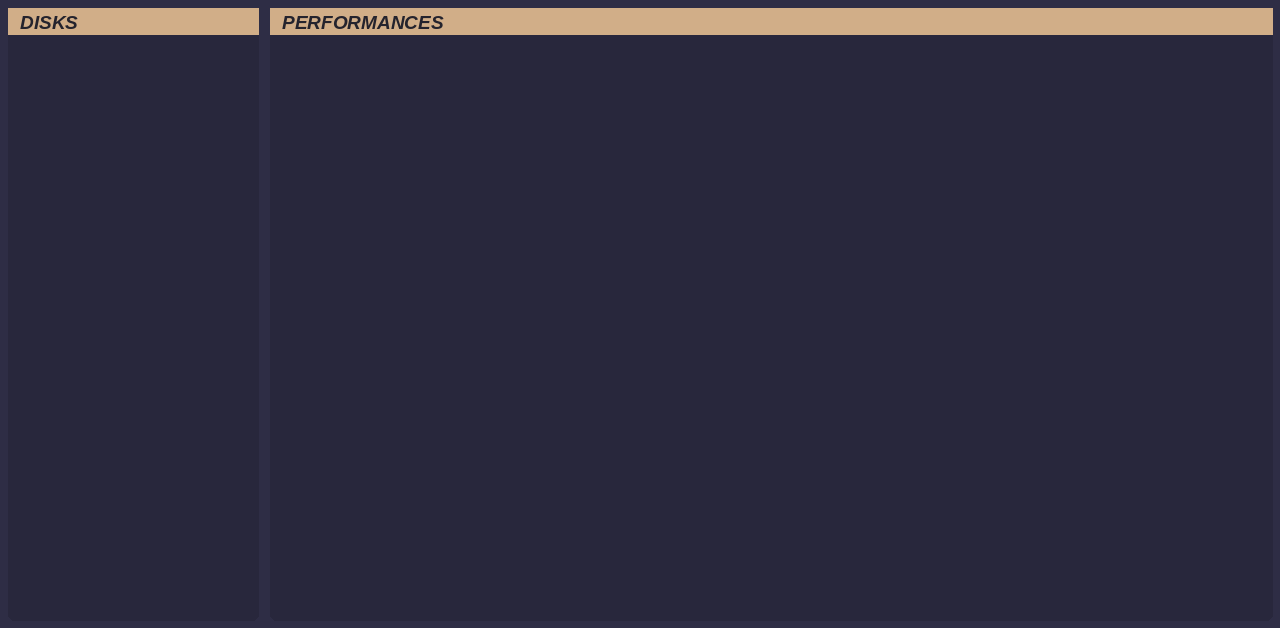
#> input picture vst/images/page_DISKS.png, 1280 x 628 px
$ python -i make_tui.py   (imports and definitions only)
#> lines starting #> are read from the running program, lines starting #| are printed output that depends on the picture
#!/usr/bin/env python3
"""Welle's native MPC skin: skins/TUI.json + skins/Q-Links.json + the PNGs they use (the SDK method, docs/SDK-PORTING.md).
MAIN is drawn here (the Wave's LCD, the 8 faders, DISK/PERFORMANCE selectors); the other tabs are generic slider pages
(every parameter reachable) until each gets its own page.
    python3 tools/make_tui.py        # -> skins/   (build-sdk.sh copies it to Plugin Skins/)"""
import hashlib, json, os, re, shutil, sys
from PIL import Image, ImageDraw, ImageFont

ROOT = os.path.dirname(os.path.dirname(os.path.abspath(__file__)))
OUT = os.path.join(ROOT, "skins")
VST_IMG = os.path.join(ROOT, "vst", "images")
FONTS = os.path.join(ROOT, "vst", "fonts")
# [4 lines not run here, left out]
KB_CHARS = "1234567890QWERTYUIOPASDFGHJKLZXCVBNM-"   # the +FAV naming keyboard's keys, appended after ui_open (tools/gen_sdk_params.py)
# [2 lines not run here, left out]
UI_STEPS = 97             # ui_open is 0..96: 0 closed, k+1 = pick-list k open


def P(key):
    return "Parameter %d" % LOCK.index(key)


# ---- a JSON writer that keeps key order and allows the overlay widgets' duplicate "version" key ------------------
class Obj:
    """An ordered JSON object that may repeat a key: Obj(("version", 2), ("version", 1), ...)."""
    def __init__(self, *pairs):
        self.pairs = list(pairs)


# [41 lines left out: functions dump, bounds, entry, not called in this run]


def bg(colour="0", image=""):
    return {"version": 1, "focussed": {"version": 1, "colour": colour, "image": image},
            "unfocussed": {"version": 1, "colour": colour, "image": image}}


def component(children, actions=None, ignore=False, background=None):
    return {"version": 2, "actions": actions or [], "backgroundData": background or bg(),
            "ignoreMousePresses": ignore, "disableCoarseDataWheel": False, "componentsData": children}


def act(on, handler, extra=""):
    return {"version": 1, "onAction": on, "handler": handler, "handleName": "Data", "additionalData": extra}


FOCUS = {"version": 1, "backgroundColour": "19ffffff", "outlineColour": "ffe81f40", "backgroundInset": 4.0, "outlineThickness": 1.0}


def text_style(h=22.0, colour="ffbea880", style="SemiBold", just="left verticallyCentred", case="Upper Case", font="Titillium Web"):
    return {"version": 1, "font": {"version": 1, "name": font, "style": style, "height": h}, "colour": colour,
            "justification": just, "case": case}


# [44 lines left out: functions label, _inherit, definitions, slider_slot_def, not called in this run]


def focus_ring(b):
    return entry("focus", "Focus", FOCUS, b, visible="WhenFocussed")


# [17 lines left out: functions fader_def, volume_def, not called in this run]


# ---- art ------------------------------------------------------------------------------------------------------------
GESTURE = os.environ.get("WELLE_GESTURE", "Instant")
NAVY, TAN, WHITE, PANEL = (46, 45, 69), (209, 174, 136), (235, 235, 240), (60, 57, 83)
TEAL, TEAL_DK, BEZEL, INK = (38, 137, 160), (8, 30, 36), (30, 40, 46), (36, 35, 45)


def font(size, bold=True):
    return ImageFont.truetype(os.path.join(FONTS, "LiberationSans-Bold.ttf" if bold else "LiberationSans-Regular.ttf"), size)


def save(im, name):
    im.save(os.path.join(OUT, name))
    return name


# [42 lines left out: functions text_button, arrow_button, red_button, blue_button, fader_strip, not called in this run]


def lcd_strip():
    shutil.copy(os.path.join(VST_IMG, "lcd_cell.png"), os.path.join(OUT, "lcd_cell.png"))
    return "lcd_cell.png"


# [16 lines left out: function knob_strip, not called in this run]


# ---- pages ----------------------------------------------------------------------------------------------------------
class Page:
    def __init__(self, name, fn, sub=0):
        self.name, self.fn, self.sub = name, fn, sub
        self.kids, self.groups, self.qrows, self.choices = [], [], [], {}

    # [4 lines left out: function tab, not called in this run]

    def button(self, key, b, on, off, bid=0, n=1, name=None):
        self.kids.append(entry(name or key, "Button", {"version": 2, "onImage": on, "offImage": off, "buttonId": (bid if n > 1 else 1), "numButtonsInGroup": n,
                                                       "handleName": "Data", "gestureBehaviour": GESTURE}, b, remap=P(key), focus="No"))

    # [6 lines left out: function radio, not called in this run]

    def qgroup(self, rect, keys):
        self.groups.append("%d %d %d %d" % (rect[0], rect[1], rect[2] - rect[0], rect[3] - rect[1]))
        self.qrows.append(keys)


# [78 lines left out: functions main_page, parse_layout, not called in this run]


PICKERS = []   # per-size picker components, filled by layout_tab
# [1 line that did not run here, left out]
# [1 line that did not run here, left out]


# [7 lines left out: function toggle_images, not called in this run]


PICK_N = 0
PICK_DEFS = {}


# [127 lines left out: functions pick_panel, layout_tab, mod_blocks, auto_blocks, not called in this run]


WAVES_BLOCKS = [
    [(["wavetable", "balance", "detune", "noise"], (30, 50, 1042, 195)), (["drive"], (1075, 50, 1255, 195)),
     (["position", "scan", "oscillator1Semitone", "oscillator1Detune"], None), (["wave1Phase", "wave1EnvelopeVelocity", "wave1Keytrack", "wave1Level"], None)],
    [(["position2", "scan2", "oscillator2Semitone", "oscillator2Detune"], None), (["wave2Phase", "wave2EnvelopeVelocity", "wave2Keytrack", "wave2Level"], None)],
]
TAB_ORDER = ["WAVES", "WAVE ENV", "FILTER", "AMP", "LFO", "MOD 1", "MOD 2", "MOD 3", "MOD 4", "FREE ENV", "QUICK"]


# [20 lines left out: function layout_pages, not called in this run]


# generic pages (unused now): every other parameter, 16 sliders per page (until each tab gets its own art)
GENERIC = [("WAVES", ["Waves"]), ("WAVE ENV", ["Wave Env"]), ("FILTER", ["Filter"]), ("AMP", ["Amp"]), ("LFO", ["LFO"]),
           ("MOD", ["Mod"]), ("FREE ENV", ["Free Env"]), ("QUICK", ["Quick"])]
SKIP = {"Browse", "LCD", "Banks", "System", "Faders"}


# [17 lines left out: function generic_pages, not called in this run]


KB_ROWS = [("1234567890", ["kb_bksp"]), ("QWERTYUIOP", []), ("ASDFGHJKL-", []), ("ZXCVBNM", ["kb_space"])]


# [34 lines left out: function keyboard, not called in this run]


def disks_page(fn):
    """DISKS: ten disk tiles, 32 performance tiles (4 x 8, filled down the columns), pagers, the current performance, +FAV / -FAV.
    Tile names are Value labels UNDER transparent Buttons (a label on top would swallow the tap)."""
#> called with fn = '../vst/images/knob_red.png'
    p = Page("DISKS", fn)
    art = Image.open(os.path.join(VST_IMG, "page_DISKS.png")).convert("RGB")
#> art is the input picture: PIL image 1280x628 RGB; mean R, G, B 47.1, 44.7, 63.4
    d = ImageDraw.Draw(art)
    clear = save(Image.new("RGBA", (8, 8), (0, 0, 0, 0)), "tile_off.png")
    lit = Image.new("RGBA", (240, 56), (0, 0, 0, 0))
#> lit: PIL image 240x56 RGBA; every value is 0
    ImageDraw.Draw(lit).rounded_rectangle((0, 0, 239, 55), 5, outline=TAN, width=4, fill=(209, 174, 136, 70))
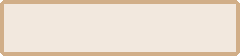
#> lit: PIL image 240x56 RGBA; mean R, G, B, A 208.6, 173.7, 135.8, 101.3; transparent parts drawn white
    save(lit, "tile_on_p.png")
    litb = lit.crop((0, 0, 226, 40)).resize((226, 40))
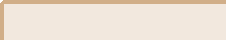
#> litb: PIL image 226x40 RGBA; mean R, G, B, A 208.9, 173.9, 135.9, 91.3; transparent parts drawn white
    ib = Image.new("RGBA", (226, 36), (0, 0, 0, 0))
#> ib: PIL image 226x36 RGBA; every value is 0
    ImageDraw.Draw(ib).rounded_rectangle((0, 0, 225, 35), 5, outline=TAN, width=4, fill=(209, 174, 136, 70))
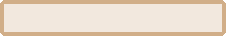
#> ib: PIL image 226x36 RGBA; mean R, G, B, A 208.4, 173.5, 135.6, 115.5; transparent parts drawn white
    save(ib, "tile_on_b.png")

    def tile(key, x, y, w, h, on):
        d.rounded_rectangle((x, y, x + w - 1, y + h - 1), 5, fill=PANEL, outline=(92, 88, 120), width=1)
        p.kids.append(label("Value", "%d %d %d %d" % (x + 10, y, w - 20, h), remap=P(key), colour="ffebebf0", style="SemiBold", case="Original", h=20.0))
        p.kids.append(entry(key + " tile", "Button", {"version": 2, "onImage": on, "offImage": "tile_off.png", "buttonId": 1, "numButtonsInGroup": 1,
                                                      "handleName": "Data", "gestureBehaviour": GESTURE}, "%d %d %d %d" % (x, y, w, h), remap=P(key), focus="No"))
    for r in range(11):      # in line with the performance rows: from y 100 down to the pager, which ends level with the last performance tile
        tile("bank_slot_%d" % (r + 1), 20, 100 + 40 * r, 226, 36, "tile_on_b.png")
    for c in range(4):
        for r in range(8):
            tile("patch_slot_%d" % (c * 8 + r + 1), 284 + c * 245, 100 + r * 62, 239, 56, "tile_on_p.png")

    # [5 lines left out: function stepper, not called in this run]
    d.rounded_rectangle((20, 550, 245, 589), 5, fill=BEZEL)
    stepper("bank_page_prev", "bank_page_next", "bank_page_text", 20, 550, 226)
    # the disk readout and stepper, as the performance one: the loaded disk's name between < > (steps the disk)
    d.rounded_rectangle((20, 42, 246, 81), 5, fill=BEZEL)
    d.rectangle((70, 46, 196, 78), fill=TEAL)
    p.kids.append(label("Value", "70 42 126 40", remap=P("bank_name"), just="horizontallyCentred verticallyCentred", colour="ff081e24", style="SemiBold",
                        case="Original", h=17.0))
    for k, bx, dr in (("bank_prev", 20, -1), ("bank_next", 196, 1)):
        p.button(k, "%d 42 50 40" % bx, save(arrow_button(50, 40, dr, True), "%s_on.png" % k), save(arrow_button(50, 40, dr, False), "%s_off.png" % k))
    d.rounded_rectangle((290, 42, 629, 81), 5, fill=BEZEL)
    d.rectangle((340, 46, 579, 78), fill=TEAL)
    p.kids.append(label("Value", "340 42 240 40", remap=P("preset_name"), just="horizontallyCentred verticallyCentred", colour="ff081e24", style="SemiBold",
                        case="Original", h=20.0))
    for k, bx, dr in (("preset_prev", 290, -1), ("preset_next", 579, 1)):
        p.button(k, "%d 42 50 40" % bx, save(arrow_button(50, 40, dr, True), "%s_on.png" % k), save(arrow_button(50, 40, dr, False), "%s_off.png" % k))
    p.button("random_patch", "640 42 96 40", save(text_button(96, 40, "RANDOM", True, size=15), "random_on.png"), save(text_button(96, 40, "RANDOM", False, size=15), "random_off.png"))
    p.button("fav_save", "742 42 96 40", save(text_button(96, 40, "+FAV", True), "fav_save_on.png"), save(text_button(96, 40, "+FAV", False), "fav_save_off.png"))
    p.button("fav_delete", "848 42 96 40", save(text_button(96, 40, "-FAV", True), "fav_delete_on.png"), save(text_button(96, 40, "-FAV", False), "fav_delete_off.png"))
    p.kids.append(label("Value", "20 592 226 30", remap=P("fav_text"), just="horizontallyCentred verticallyCentred", colour="ffbbc8db", style="Regular",
                        case="Original", h=16.0))
    d.rounded_rectangle((1010, 42, 1259, 81), 5, fill=BEZEL)
    stepper("patch_page_prev", "patch_page_next", "patch_page_text", 1010, 42, 249)
    p.qgroup((284, 36, 1000, 90), ["bank_index", "preset"])
    keyboard(p)   # +FAV opens it over the page
    return p, art


# [59 lines left out: functions font_test_page, qlinks_for, main, not called in this run]


# [2 lines not run here, left out]

#> (the run stopped early here; a loop or call above may not have finished)
